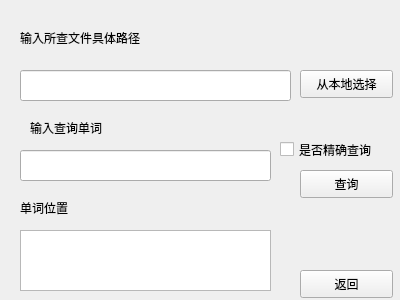
<?xml version="1.0" encoding="UTF-8"?>
<ui version="4.0">
 <class>FileForm</class>
 <widget class="QWidget" name="FileForm">
  <property name="geometry">
   <rect>
    <x>0</x>
    <y>0</y>
    <width>400</width>
    <height>300</height>
   </rect>
  </property>
  <property name="windowTitle">
   <string>Form</string>
  </property>
  <widget class="QLabel" name="label">
   <property name="geometry">
    <rect>
     <x>20</x>
     <y>30</y>
     <width>161</width>
     <height>16</height>
    </rect>
   </property>
   <property name="text">
    <string>输入所查文件具体路径</string>
   </property>
  </widget>
  <widget class="QLineEdit" name="filepathtext">
   <property name="geometry">
    <rect>
     <x>20</x>
     <y>70</y>
     <width>271</width>
     <height>31</height>
    </rect>
   </property>
  </widget>
  <widget class="QPushButton" name="selectfilebtn">
   <property name="geometry">
    <rect>
     <x>300</x>
     <y>70</y>
     <width>93</width>
     <height>28</height>
    </rect>
   </property>
   <property name="text">
    <string>从本地选择</string>
   </property>
  </widget>
  <widget class="QLabel" name="label_2">
   <property name="geometry">
    <rect>
     <x>30</x>
     <y>120</y>
     <width>101</width>
     <height>16</height>
    </rect>
   </property>
   <property name="text">
    <string>输入查询单词</string>
   </property>
  </widget>
  <widget class="QLineEdit" name="wordtext">
   <property name="geometry">
    <rect>
     <x>20</x>
     <y>150</y>
     <width>251</width>
     <height>31</height>
    </rect>
   </property>
  </widget>
  <widget class="QLabel" name="label_3">
   <property name="geometry">
    <rect>
     <x>20</x>
     <y>200</y>
     <width>72</width>
     <height>15</height>
    </rect>
   </property>
   <property name="text">
    <string>单词位置</string>
   </property>
  </widget>
  <widget class="QPushButton" name="backbtn">
   <property name="geometry">
    <rect>
     <x>300</x>
     <y>270</y>
     <width>93</width>
     <height>28</height>
    </rect>
   </property>
   <property name="text">
    <string>返回</string>
   </property>
  </widget>
  <widget class="QPushButton" name="find">
   <property name="geometry">
    <rect>
     <x>300</x>
     <y>170</y>
     <width>93</width>
     <height>28</height>
    </rect>
   </property>
   <property name="text">
    <string>查询</string>
   </property>
  </widget>
  <widget class="QTextEdit" name="postext">
   <property name="geometry">
    <rect>
     <x>20</x>
     <y>230</y>
     <width>251</width>
     <height>61</height>
    </rect>
   </property>
  </widget>
  <widget class="QCheckBox" name="checkBox">
   <property name="geometry">
    <rect>
     <x>280</x>
     <y>140</y>
     <width>121</width>
     <height>19</height>
    </rect>
   </property>
   <property name="text">
    <string>是否精确查询</string>
   </property>
  </widget>
 </widget>
 <resources/>
 <connections>
  <connection>
   <sender>backbtn</sender>
   <signal>clicked()</signal>
   <receiver>FileForm</receiver>
   <slot>close()</slot>
   <hints>
    <hint type="sourcelabel">
     <x>346</x>
     <y>283</y>
    </hint>
    <hint type="destinationlabel">
     <x>199</x>
     <y>149</y>
    </hint>
   </hints>
  </connection>
 </connections>
</ui>
